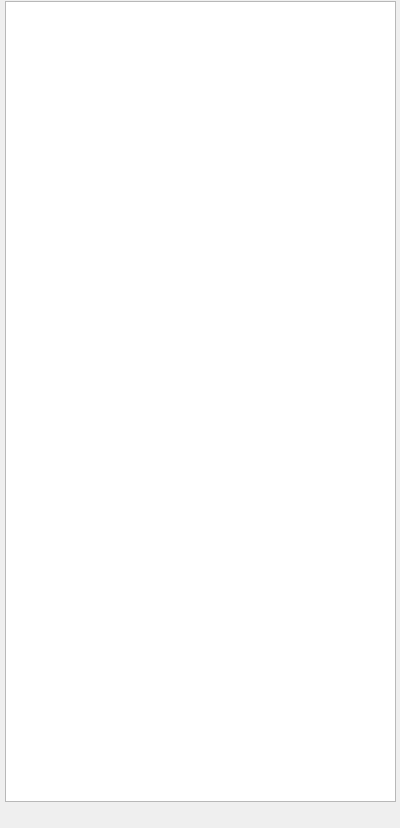
<?xml version="1.0" encoding="UTF-8"?>
<ui version="4.0">
 <class>PropertyWidget</class>
 <widget class="QDockWidget" name="PropertyWidget">
  <property name="geometry">
   <rect>
    <x>0</x>
    <y>0</y>
    <width>400</width>
    <height>828</height>
   </rect>
  </property>
  <property name="windowTitle">
   <string>PropertyWidget</string>
  </property>
  <widget class="QWidget" name="widget">
   <widget class="QTableWidget" name="tableWidget">
    <property name="geometry">
     <rect>
      <x>5</x>
      <y>1</y>
      <width>391</width>
      <height>801</height>
     </rect>
    </property>
    <property name="autoFillBackground">
     <bool>true</bool>
    </property>
   </widget>
  </widget>
 </widget>
 <layoutdefault spacing="6" margin="11"/>
 <resources/>
 <connections/>
</ui>
